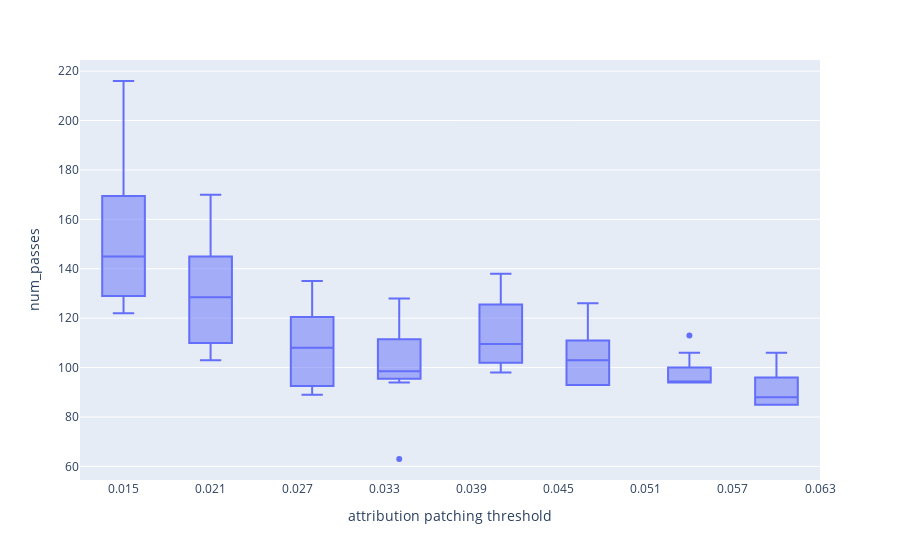

Here is the notebook cell this chart was saved with:
### Markdown cell above
# ACDC num passes over Attribution Patching threshold

### Code cell
fig = px.box(df, x="pp_thresh", y="num_passes")

fig.update_xaxes(
    title="attribution patching threshold"
)

### Figure 1 — Plotly figure (JSON) as saved in the notebook; plotly's stock layout.template omitted (floating-point values rounded to 4 significant figures)
{"data": [{"alignmentgroup": "True", "hovertemplate": "pp_thresh=%{x}<br>num_passes=%{y}<extra></extra>", "legendgroup": "", "marker": {"color": "#636efa"}, "name": "", "notched": false, "offsetgroup": "", "orientation": "v", "showlegend": false, "type": "box", "x": [0.015, 0.015, 0.015, 0.015, 0.015, 0.015, 0.015, 0.015, 0.021, 0.021, 0.021, 0.021, 0.021, 0.021, 0.021, 0.021, 0.028, 0.028, 0.028, 0.028, 0.028, 0.028, 0.028, 0.028, 0.034, 0.034, 0.034, 0.034, 0.034, 0.034, 0.034, 0.034, 0.041, 0.041, 0.041, 0.041, 0.041, 0.041, 0.041, 0.041, 0.047, 0.047, 0.047, 0.047, 0.047, 0.047, 0.047, 0.047, 0.054, 0.054, 0.054, 0.054, 0.054, 0.054, 0.054, 0.054, 0.06, 0.06, 0.06, 0.06, 0.06, 0.06, 0.06, 0.06], "x0": " ", "xaxis": "x", "y": [216, 182, 157, 150, 140, 134, 124, 122, 170, 148, 142, 136, 121, 117, 103, 103, 135, 127, 114, 114, 102, 96, 89, 89, 128, 115, 108, 100, 97, 97, 94, 63, 138, 131, 120, 111, 108, 106, 98, 98, 126, 117, 105, 103, 103, 93, 93, 93, 113, 106, 94, 94, 94, 94, 94, 94, 106, 98, 94, 88, 88, 85, 85, 85], "y0": " ", "yaxis": "y"}], "layout": {"boxmode": "group", "legend": {"tracegroupgap": 0}, "margin": {"t": 60}, "xaxis": {"anchor": "y", "domain": [0, 1], "title": {"text": "attribution patching threshold"}}, "yaxis": {"anchor": "x", "domain": [0, 1], "title": {"text": "num_passes"}}}}
